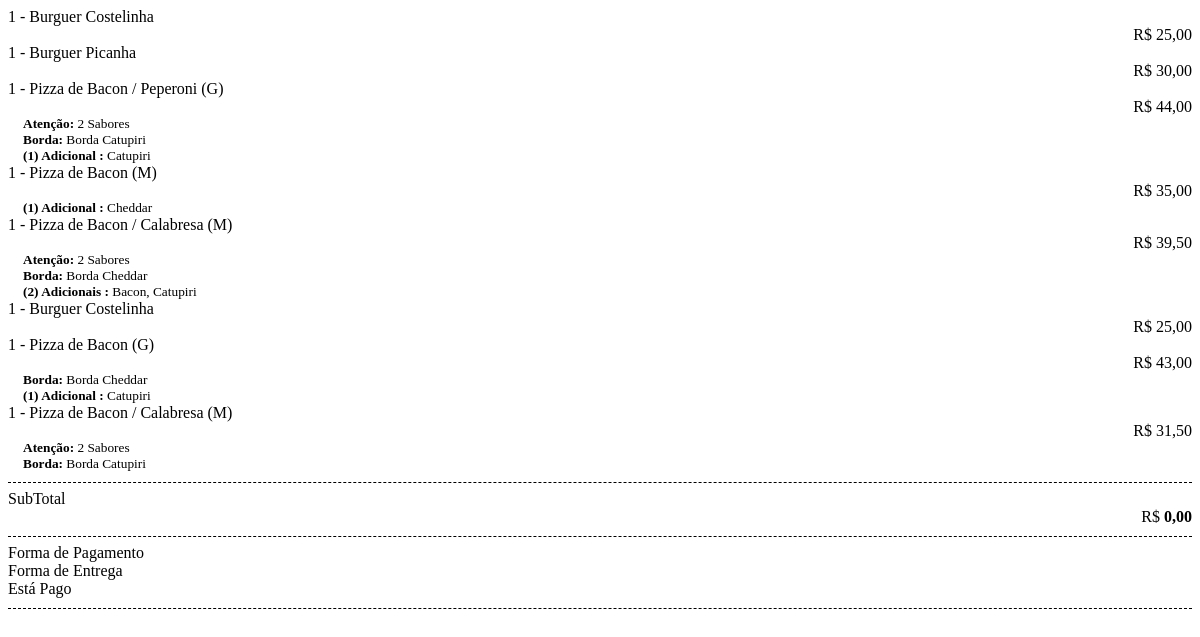
Screenshot of /sistema/painel/paginas/pedidos/listar-pedido.php with the database file from the repository.
### tables this page shows
CREATE TABLE `carrinho` (
  `id` int(11) NOT NULL,
  `sessao` varchar(35) NOT NULL,
  `cliente` int(11) NOT NULL,
  `produto` int(11) NOT NULL,
  `quantidade` int(11) NOT NULL,
  `total_item` decimal(8,2) NOT NULL,
  `obs` varchar(255) DEFAULT NULL,
  `pedido` int(11) NOT NULL,
  `data` date DEFAULT NULL,
  `id_sabor` int(11) NOT NULL,
  `categoria` int(11) NOT NULL,
  `item` int(11) NOT NULL,
  `variacao` int(11) NOT NULL,
  `mesa` varchar(25) DEFAULT NULL,
  `nome_cliente` varchar(50) DEFAULT NULL,
  `nome_produto` varchar(100) DEFAULT NULL,
  `sabores` int(11) DEFAULT NULL,
  `borda` int(11) DEFAULT NULL
);

CREATE TABLE `produtos` (
  `id` int(11) NOT NULL,
  `nome` varchar(100) NOT NULL,
  `descricao` varchar(1000) DEFAULT NULL,
  `categoria` int(11) NOT NULL,
  `valor_compra` decimal(8,2) NOT NULL,
  `valor_venda` decimal(8,2) NOT NULL,
  `estoque` int(11) NOT NULL,
  `foto` varchar(100) NOT NULL,
  `nivel_estoque` int(11) NOT NULL,
  `tem_estoque` varchar(5) NOT NULL,
  `ativo` varchar(5) NOT NULL,
  `url` varchar(100) NOT NULL,
  `guarnicoes` int(11) DEFAULT NULL,
  `promocao` varchar(5) DEFAULT NULL,
  `combo` varchar(5) DEFAULT NULL
);

CREATE TABLE `variacoes` (
  `id` int(11) NOT NULL,
  `produto` int(11) NOT NULL,
  `sigla` varchar(5) NOT NULL,
  `nome` varchar(35) DEFAULT NULL,
  `descricao` varchar(50) DEFAULT NULL,
  `valor` decimal(8,2) NOT NULL,
  `ativo` varchar(5) NOT NULL
);

CREATE TABLE `bordas` (
  `id` int(11) NOT NULL,
  `categoria` int(11) NOT NULL,
  `nome` varchar(50) NOT NULL,
  `ativo` varchar(5) NOT NULL,
  `valor` decimal(8,2) NOT NULL
);

CREATE TABLE `adicionais_cat` (
  `id` int(11) NOT NULL,
  `categoria` int(11) NOT NULL,
  `nome` varchar(50) NOT NULL,
  `ativo` varchar(5) NOT NULL,
  `valor` decimal(8,2) NOT NULL
);

### sistema/painel/paginas/pedidos/listar-pedido.php (the view, shortened to what this page needs)
<?php
require_once("../../../conexao.php");
$id = $_POST['id'];
?>
<?php
$query = $pdo->query("SELECT * from vendas where id = '$id' ");
$res = $query->fetchAll(PDO::FETCH_ASSOC);
$id = $res[0]['id'];
$valor = $res[0]['valor'];
$pago = $res[0]['pago'];
$tipo_pgto = $res[0]['tipo_pgto'];
$entrega = $res[0]['entrega'];
$valorF = number_format($valor, 2, ',', '.');
$res = $pdo->query("SELECT * from carrinho where pedido = '$id' and id_sabor = 0 order by id asc");
$dados = $res->fetchAll(PDO::FETCH_ASSOC);
for ($i=0; $i < count($dados); $i++) {
	$id_carrinho = $dados[$i]['id'];
	$id_produto = $dados[$i]['produto'];
	$quantidade = $dados[$i]['quantidade'];
	$total_item = $dados[$i]['total_item'];
	$variacao = $dados[$i]['variacao'];
	$nome_produto_tab = $dados[$i]['nome_produto'];
    $sabores = $dados[$i]['sabores'];
    $borda = $dados[$i]['borda'];
	$query2 = $pdo->query("SELECT * FROM variacoes where id = '$variacao'");
		$res2 = $query2->fetchAll(PDO::FETCH_ASSOC);
		if(@count(@$res2) > 0){
			$sigla_variacao = '('.$res2[0]['sigla'].')';
		}else{
			$sigla_variacao = '';
		}
		$query2 = $pdo->query("SELECT * FROM produtos where id = '$id_produto'");
		$res2 = $query2->fetchAll(PDO::FETCH_ASSOC);
		if(@count(@$res2) > 0){
			$nome_produto = $res2[0]['nome'];
		}else{
			$nome_produto = $nome_produto_tab;
      		$foto_produto = "";
		}
		 $tabela_ad = 'adicionais';
    if($sabores > 0){
      $nome_produto = $nome_produto_tab;
      $tabela_ad = 'adicionais_cat';
    }
      $query8 =$pdo->query("SELECT * FROM bordas where id = '$borda'");
    $res8 = $query8->fetchAll(PDO::FETCH_ASSOC);
    $total_reg8 = @count($res8);
    if($total_reg8 > 0){
    $nome_borda = $res8[0]['nome'];
    }else{
      $nome_borda = '';
    }
echo <<<HTML
	<div class="row itens">
		<div align="left" class="col-md-9"> {$quantidade} - {$nome_produto} {$sigla_variacao}
	</div>
	<div align="right" class="col-md-3">
		R$
HTML;
		$total_itemF = number_format($total_item , 2, ',', '.');
		echo $total_itemF ;
echo <<<HTML
	</div>
HTML;
 	if($sabores > 1){
		echo '<span style="margin-left: 15px"><small><b>Atenção: </b>'.$sabores.' Sabores</small></span><br>';
	}
	 if($total_reg8 > 0){
		echo '<span style="margin-left: 15px"><small><b>Borda: </b>'.$nome_borda.'</small></span><br>';
	}
	$query2 =$pdo->query("SELECT * FROM temp where carrinho = '$id_carrinho' and tabela = 'adicionais'");
	$res2 = $query2->fetchAll(PDO::FETCH_ASSOC);
	$total_reg2 = @count($res2);
	if($total_reg2 > 0){
		if($total_reg2 > 1){
			$texto_adicional = '('.$total_reg2.') Adicionais';
		}else{
			$texto_adicional = '('.$total_reg2.') Adicional';
		}
echo <<<HTML
		<div align="left" style="margin-left: 15px">
			<small><b>{$texto_adicional} : </b>
HTML;
				for($i2=0; $i2 < $total_reg2; $i2++){
					$id_item = $res2[$i2]['id_item'];
					$query3 =$pdo->query("SELECT * FROM $tabela_ad where id = '$id_item'");
					$res3 = $query3->fetchAll(PDO::FETCH_ASSOC);
					$nome_adc = $res3[0]['nome'];
					echo $nome_adc;
					if($i2 < ($total_reg2 - 1)){
						echo ', ';
					}
				}
echo <<<HTML
			</small>
		</div>
HTML;
}
echo <<<HTML
</div>
HTML;
}
echo <<<HTML
<div class="th" style="margin-bottom: 7px"></div>
HTML;
echo <<<HTML
<div class="row valores">
	<div class="col-md-6">SubTotal</div>
	<div class="col-md-6" align="right">R$ <b>{$valorF}</b></div>
</div>
</tr>
HTML;
echo <<<HTML
<div class="th" style="margin-bottom: 7px"></div>
<div class="row valores">
	<div class="col-md-6">Forma de Pagamento</div>
	<div class="col-md-6" align="right">{$tipo_pgto}</div>
</div>
<div class="row valores">
	<div class="col-md-6">Forma de Entrega</div>
	<div class="col-md-6" align="right">{$entrega}</div>
</div>
<div class="row valores">
	<div class="col-md-6">Está Pago</div>
	<div class="col-md-6" align="right"><b>{$pago}</b></div>
</div>
<div class="th" style="margin-bottom: 10px"></div>
HTML;
 ?>

### rows the page displays
carrinho: quantidade "1", produtos.nome "Burguer Costelinha", total_item "25,00"
carrinho: quantidade "1", produtos.nome "Burguer Picanha", total_item "30,00"
carrinho: quantidade "1", nome_produto "Pizza de Bacon / Peperoni", variacoes.sigla "(G)", total_item "44,00", sabores "2", bordas.nome "Borda Catupiri", texto_adicional "(1) Adicional"
adicionais_cat: nome "Catupiri"
carrinho: quantidade "1", nome_produto "Pizza de Bacon", variacoes.sigla "(M)", total_item "35,00", texto_adicional "(1) Adicional"
adicionais_cat: nome "Cheddar"
carrinho: quantidade "1", nome_produto "Pizza de Bacon / Calabresa", variacoes.sigla "(M)", total_item "39,50", sabores "2", bordas.nome "Borda Cheddar", texto_adicional "(2) Adicionais"
adicionais_cat: nome "Bacon"
carrinho: quantidade "1", produtos.nome "Burguer Costelinha", total_item "25,00"
carrinho: quantidade "1", nome_produto "Pizza de Bacon", variacoes.sigla "(G)", total_item "43,00", bordas.nome "Borda Cheddar", texto_adicional "(1) Adicional"
carrinho: quantidade "1", nome_produto "Pizza de Bacon / Calabresa", variacoes.sigla "(M)", total_item "31,50", sabores "2", bordas.nome "Borda Catupiri"

### other values shown
$valorF "0,00"
